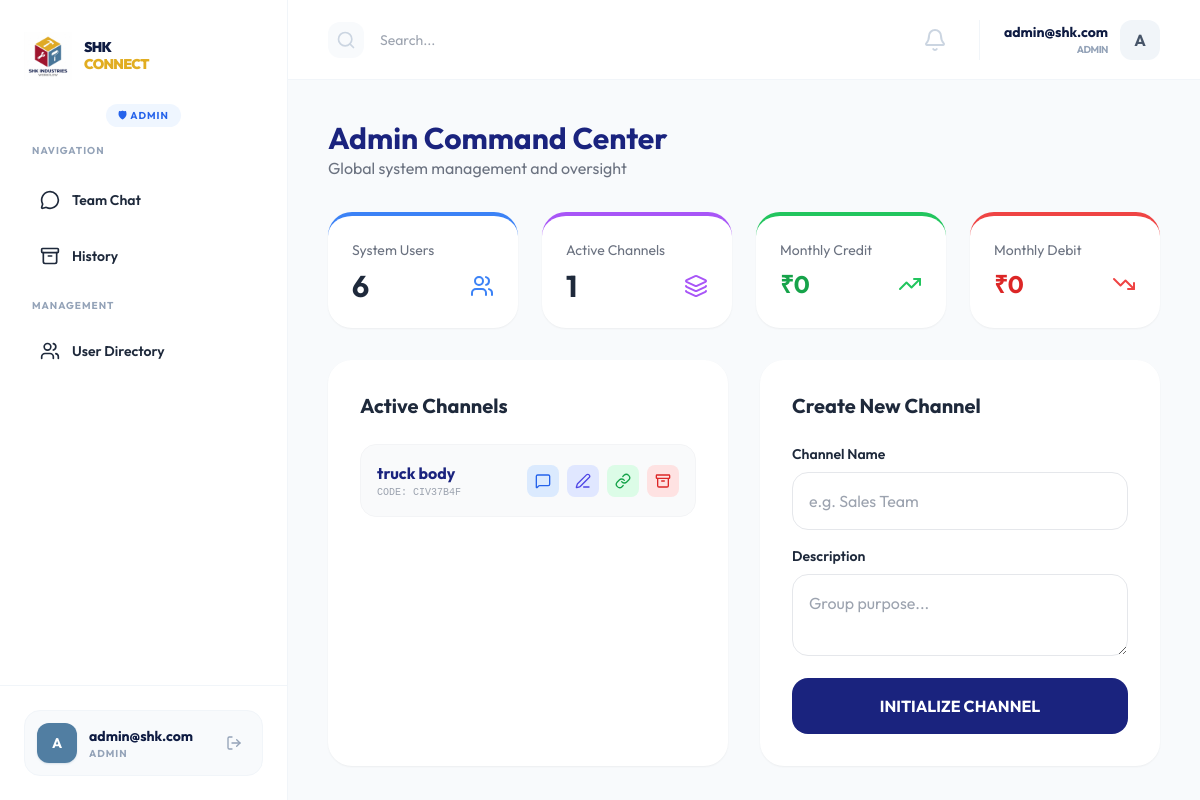
Page /admin/ (signed in) on the committed database.
### models.py (models this page shows, shortened)
class User(db.Model, UserMixin):
    __tablename__ = 'users'
    id = db.Column(db.Integer, primary_key=True)
    username = db.Column(db.String(100), unique=True, nullable=False)
    email = db.Column(db.String(120), unique=True, nullable=False)
    password_hash = db.Column(db.String(255), nullable=False)
    first_name = db.Column(db.String(100))
    last_name = db.Column(db.String(100))
    role_id = db.Column(db.Integer, db.ForeignKey('roles.id'))
    is_active = db.Column(db.Boolean, default=True)
    created_at = db.Column(db.DateTime, default=datetime.utcnow)
    role = db.relationship('Role', backref=db.backref('users', lazy=True))
    messages_sent = db.relationship('Message', foreign_keys='Message.user_id', backref='author', lazy=True)
    messages_received = db.relationship('Message', foreign_keys='Message.recipient_id', backref='recipient', lazy=True)
    groups = db.relationship('Group', secondary=group_members, backref=db.backref('members', lazy='dynamic'))

class Role(db.Model):
    __tablename__ = 'roles'
    id = db.Column(db.Integer, primary_key=True)
    name = db.Column(db.String(50), unique=True, nullable=False)
    description = db.Column(db.String(200))

class Group(db.Model):
    __tablename__ = 'groups'
    id = db.Column(db.Integer, primary_key=True)
    name = db.Column(db.String(100), nullable=False)
    description = db.Column(db.String(255))
    avatar_url = db.Column(db.Text) # Changed from String(255) to Text for Base64 support
    invite_code = db.Column(db.String(10), unique=True)
    is_archived = db.Column(db.Boolean, default=False)
    created_by = db.Column(db.Integer, db.ForeignKey('users.id'))
    created_at = db.Column(db.DateTime, default=datetime.utcnow)
    creator = db.relationship('User', foreign_keys=[created_by], backref='groups_created')
    messages = db.relationship('Message', backref='group', lazy=True, cascade="all, delete-orphan")

### admin_routes.py (the view)
@admin_bp.route('/')
@login_required
@management_required
def index():
    from models import Expense
    active_groups = Group.query.filter_by(is_archived=False).all()
    user_count = User.query.count()
    now = datetime.utcnow()
    start_of_month = datetime(now.year, now.month, 1)
    monthly_credit = db.session.query(db.func.sum(Expense.amount)).filter(
        Expense.type == 'credit', Expense.bill_date >= start_of_month
    ).scalar() or 0
    monthly_debit = db.session.query(db.func.sum(Expense.amount)).filter(
        Expense.type == 'debit', Expense.bill_date >= start_of_month
    ).scalar() or 0
    stats = {
        'users': user_count,
        'groups': len(active_groups),
        'monthly_credit': round(monthly_credit, 2),
        'monthly_debit': round(monthly_debit, 2)
    }
    return render_template('admin/dashboard.html', title='Admin Command Center', groups=active_groups, stats=stats)

### admin_routes.py (called while the page is built)
def management_required(f):
    @wraps(f)
    def decorated_function(*args, **kwargs):
        if not current_user.is_authenticated or not current_user.role or current_user.role.name not in ['Admin', 'Owner', 'ED']:
            flash('Access denied. Management privileges required.', 'danger')
            return redirect(url_for('chat.index'))
        return f(*args, **kwargs)
    return decorated_function

### app.py (called while the page is built)
@login_manager.user_loader
def load_user(user_id):
    return db.session.get(User, int(user_id))

### templates/admin/dashboard.html (shortened to what this page needs)
{% extends "base.html" %}
{% block content %}
<div class="flex-1 overflow-y-auto p-4 lg:p-10 pb-24 lg:pb-10 space-y-8">
    <header class="flex justify-between items-end">
        <div>
            <h2 class="text-3xl font-bold text-[#1A237E]">Admin Command Center</h2>
            <p class="text-gray-500">Global system management and oversight</p>
        </div>
    </header>
    <div class="grid grid-cols-2 md:grid-cols-2 lg:grid-cols-4 gap-4 lg:gap-6">
        <div class="bg-white p-6 rounded-3xl shadow-sm border-t-4 border-blue-500">
            <h4 class="text-gray-500 text-sm mb-2">System Users</h4>
            <div class="flex items-center justify-between">
                <span class="text-3xl font-bold">{{ stats.users }}</span>
                <i data-lucide="users" class="text-blue-500"></i>
            </div>
        </div>
        <div class="bg-white p-6 rounded-3xl shadow-sm border-t-4 border-purple-500">
            <h4 class="text-gray-500 text-sm mb-2">Active Channels</h4>
            <div class="flex items-center justify-between">
                <span class="text-3xl font-bold">{{ stats.groups }}</span>
                <i data-lucide="layers" class="text-purple-500"></i>
            </div>
        </div>
        <div class="bg-white p-6 rounded-3xl shadow-sm border-t-4 border-green-500">
            <h4 class="text-gray-500 text-sm mb-2">Monthly Credit</h4>
            <div class="flex items-center justify-between">
                <span class="text-2xl font-bold text-green-600">₹{{ stats.monthly_credit }}</span>
                <i data-lucide="trending-up" class="text-green-500"></i>
            </div>
        </div>
        <div class="bg-white p-6 rounded-3xl shadow-sm border-t-4 border-red-500">
            <h4 class="text-gray-500 text-sm mb-2">Monthly Debit</h4>
            <div class="flex items-center justify-between">
                <span class="text-2xl font-bold text-red-600">₹{{ stats.monthly_debit }}</span>
                <i data-lucide="trending-down" class="text-red-500"></i>
            </div>
        </div>
    </div>
    <div class="grid grid-cols-1 lg:grid-cols-2 gap-6 lg:gap-8">
        <div class="bg-white p-5 sm:p-8 rounded-3xl shadow-sm overflow-hidden">
            <h3 class="text-xl font-bold mb-6">Active Channels</h3>
            <div class="space-y-4">
                {% for group in groups %}
                <div class="flex flex-col sm:flex-row sm:items-center sm:justify-between gap-4 p-4 bg-gray-50 rounded-2xl border border-gray-100 hover:border-blue-200 transition">
                    <div class="min-w-0">
                        <p class="font-bold text-[#1A237E] truncate">{{ group.name }}</p>
                        <p class="text-[10px] text-gray-400 font-mono">CODE: {{ group.invite_code }}</p>
                    </div>
                    <div class="grid grid-cols-4 sm:flex gap-2">
                        <a href="{{ url_for('admin.join_group', group_id=group.id) }}" class="p-2 bg-blue-100 text-blue-600 rounded-lg hover:bg-blue-200 transition flex items-center justify-center" title="Join & View in Chat">
                            <i data-lucide="message-square" class="w-4 h-4"></i>
                        </a>
                        <button onclick="openEditModal({{ group.id }}, '{{ group.name }}', '{{ group.description }}')" class="p-2 bg-indigo-100 text-indigo-600 rounded-lg hover:bg-indigo-200 transition flex items-center justify-center" title="Edit Channel">
                            <i data-lucide="edit-3" class="w-4 h-4"></i>
                        </button>
                        <button onclick="copyToClipboard('{{ request.host_url }}auth/invite/{{ group.invite_code }}')" class="p-2 bg-green-100 text-green-600 rounded-lg hover:bg-green-200 transition flex items-center justify-center" title="Copy Invite Link">
                            <i data-lucide="link" class="w-4 h-4"></i>
                        </button>
                        <a href="{{ url_for('admin.delete_group', group_id=group.id) }}" onclick="return confirm('Move this channel to History?')" class="p-2 bg-red-100 text-red-600 rounded-lg hover:bg-red-200 transition flex items-center justify-center" title="Move to History">
                            <i data-lucide="archive" class="w-4 h-4"></i>
                        </a>
                    </div>
                </div>
                {% endfor %}
            </div>
        </div>
        <div class="bg-white p-5 sm:p-8 rounded-3xl shadow-sm">
            <h3 class="text-xl font-bold mb-6">Create New Channel</h3>
            <form action="{{ url_for('admin.create_group') }}" method="POST" class="space-y-4">
                <div>
                    <label class="block text-sm font-semibold mb-2">Channel Name</label>
                    <input type="text" name="name" class="w-full p-4 border rounded-2xl outline-none focus:border-[#1A237E]" placeholder="e.g. Sales Team" required>
                </div>
                <div>
                    <label class="block text-sm font-semibold mb-2">Description</label>
                    <textarea name="description" class="w-full p-4 border rounded-2xl outline-none focus:border-[#1A237E]" placeholder="Group purpose..."></textarea>
                </div>
                <button type="submit" class="w-full bg-[#1A237E] text-white p-4 rounded-2xl font-bold hover:bg-[#3949AB] transition">
                    INITIALIZE CHANNEL
                </button>
            </form>
        </div>
    </div>
</div>
</div>
{% endblock %}

### templates/base.html (shortened to what this page needs)
<!DOCTYPE html>
<html lang="en">
<head>
    <script src="https://cdn.tailwindcss.com"></script>
</head>
<body class="text-slate-800">
    <div class="app-shell flex overflow-hidden relative">
                {% set role = current_user.role.name if current_user.role else 'Member' %}
        <aside class="w-72 bg-white border-r border-slate-100 hidden lg:flex flex-col z-10">
            <div class="px-6 pt-8 pb-6 flex items-center gap-3">
                <div class="w-12 h-12 flex-shrink-0">
                    <img src="{{ url_for('static', filename='img/shk_logo.png') }}" alt="Logo" class="w-full h-full object-contain">
                </div>
                <div>
                    <h1 class="text-[14px] font-black text-shk-navy uppercase tracking-tighter leading-tight">
                        SHK <br><span class="text-shk-gold">CONNECT</span>
                    </h1>
                </div>
            </div>
            <div class="px-8 pb-4 flex justify-center">
                {% set role = current_user.role.name if current_user.role else 'Member' %}
                {% if role == 'Admin' %}
                    <span class="text-[10px] font-bold uppercase tracking-widest bg-blue-50 text-blue-600 px-3 py-1 rounded-full">🛡 Admin</span>
                {% elif role == 'Owner' %}
                    <span class="text-[10px] font-bold uppercase tracking-widest bg-purple-50 text-purple-600 px-3 py-1 rounded-full">👑 Owner</span>
                {% elif role == 'ED' %}
                    <span class="text-[10px] font-bold uppercase tracking-widest bg-rose-50 text-rose-600 px-3 py-1 rounded-full">👔 ED</span>
                {% elif role == 'Manager' %}
                    <span class="text-[10px] font-bold uppercase tracking-widest bg-amber-50 text-amber-600 px-3 py-1 rounded-full">💼 Manager</span>
                {% elif role == 'Accounts' %}
                    <span class="text-[10px] font-bold uppercase tracking-widest bg-indigo-50 text-indigo-600 px-3 py-1 rounded-full">🧾 Accounts</span>
                {% elif role == 'Staff' %}
                    <span class="text-[10px] font-bold uppercase tracking-widest bg-emerald-50 text-emerald-600 px-3 py-1 rounded-full">🛠 Staff</span>
                {% else %}
                    <span class="text-[10px] font-bold uppercase tracking-widest bg-slate-100 text-slate-500 px-3 py-1 rounded-full">👤 Member</span>
                {% endif %}
            </div>
            <div class="px-6 flex-1">
                <nav class="space-y-1">
                    <p class="text-[10px] font-bold text-slate-400 uppercase tracking-widest mb-4 px-2">Navigation</p>
                    <a href="/chat" class="nav-link flex items-center gap-3 p-4 rounded-2xl transition {% if '/chat' in request.path %}active{% endif %}">
                        <i data-lucide="message-circle" class="w-5 h-5"></i>
                        <span class="font-semibold text-sm">Team Chat</span>
                    </a>
                    <a href="/admin/history" class="nav-link flex items-center gap-3 p-4 rounded-2xl transition {% if request.path == '/admin/history' %}active{% endif %}">
                        <i data-lucide="archive" class="w-5 h-5"></i>
                        <span class="font-semibold text-sm">History</span>
                    </a>
                    {% if role == 'Admin' %}
                    <div class="pt-3">
                        <p class="text-[10px] font-bold text-slate-400 uppercase tracking-widest mb-3 px-2">Management</p>
                        <a href="/admin/users" class="nav-link flex items-center gap-3 p-4 rounded-2xl transition {% if request.path == '/admin/users' %}active{% endif %}">
                            <i data-lucide="users" class="w-5 h-5"></i>
                            <span class="font-semibold text-sm">User Directory</span>
                        </a>
                    </div>
                    {% endif %}
                </nav>
            </div>
            <div class="p-6 border-t border-slate-100 mt-auto">
                <div class="flex items-center justify-between p-3 rounded-2xl bg-slate-50 border border-slate-100 group transition-all duration-300">
                    <div class="flex items-center gap-3 min-w-0">
                        <div class="w-10 h-10 bg-shk-blue text-white rounded-xl flex items-center justify-center font-bold text-sm flex-shrink-0 shadow-sm shadow-shk-blue/20">
                            {{ current_user.username[0].upper() }}
                        </div>
                        <div class="overflow-hidden">
                            <p class="text-sm font-bold text-shk-navy truncate">{{ current_user.username }}</p>
                            <p class="text-[10px] text-slate-400 truncate uppercase tracking-widest font-bold">{{ current_user.role.name if current_user.role else 'Member' }}</p>
                        </div>
                    </div>
                    <a href="/logout"
                       class="p-2 text-slate-400 hover:text-shk-red hover:bg-rose-50 rounded-lg transition-all duration-200 flex-shrink-0"
                       title="Sign Out">
                        <i data-lucide="log-out" class="w-4 h-4"></i>
                    </a>
                </div>
            </div>
        </aside>
        <div class="flex-1 flex flex-col min-w-0 overflow-hidden relative">
            <header class="h-16 lg:h-20 bg-white border-b border-slate-100 flex items-center justify-between px-4 lg:px-10 flex-shrink-0">
                <div class="flex items-center gap-4">
                    <div class="bg-slate-50 p-2 rounded-xl hidden sm:block">
                        <i data-lucide="search" class="w-5 h-5 text-slate-300"></i>
                    </div>
                    <input type="text" placeholder="Search..." class="hidden sm:block bg-transparent border-none outline-none text-sm w-32 sm:w-64">
                </div>
                <div class="flex items-center gap-6">
                    <div class="relative">
                        <button id="notification-bell" class="relative p-2 text-slate-300 hover:text-shk-blue transition-colors focus:outline-none">
                            <i data-lucide="bell" class="w-6 h-6"></i>
                        </button>
                    </div>
                    <div class="hidden sm:flex items-center gap-3 pl-6 border-l border-slate-100">
                        <div class="text-right">
                            <p class="text-sm font-bold text-shk-navy">{{ current_user.username }}</p>
                            <p class="text-[10px] font-bold text-slate-400 uppercase tracking-tighter">{{ current_user.role.name if current_user.role else 'Employee' }}</p>
                        </div>
                        <div class="w-10 h-10 bg-slate-100 text-slate-600 rounded-xl flex items-center justify-center font-bold">
                            {{ current_user.username[0].upper() }}
                        </div>
                    </div>
                </div>
            </header>
            <main class="flex-1 min-h-0 flex flex-col bg-[#f8fafc] relative">
                {% block content %}{% endblock %}
                {% set role = current_user.role.name if current_user.role else 'Member' %}
        </div>
</body>
</html>

### templates/base.html (style rules this page uses)
html, body { height: 100%; }
body { font-family: 'Outfit', sans-serif; background-color: #f8fafc; -webkit-tap-highlight-color: transparent; overscroll-behavior: none; }
.app-shell { height: 100vh; }

### rows in the picture
User: username "A", username "admin@shk.com"
Role: role "ADMIN"
Group: name "truck body", invite_code "CIV37B4F"

### other values in the picture
{{ stats.users }} "6"
{{ stats.groups }} "1"
{{ stats.monthly_credit }} "0"
{{ stats.monthly_debit }} "0"
